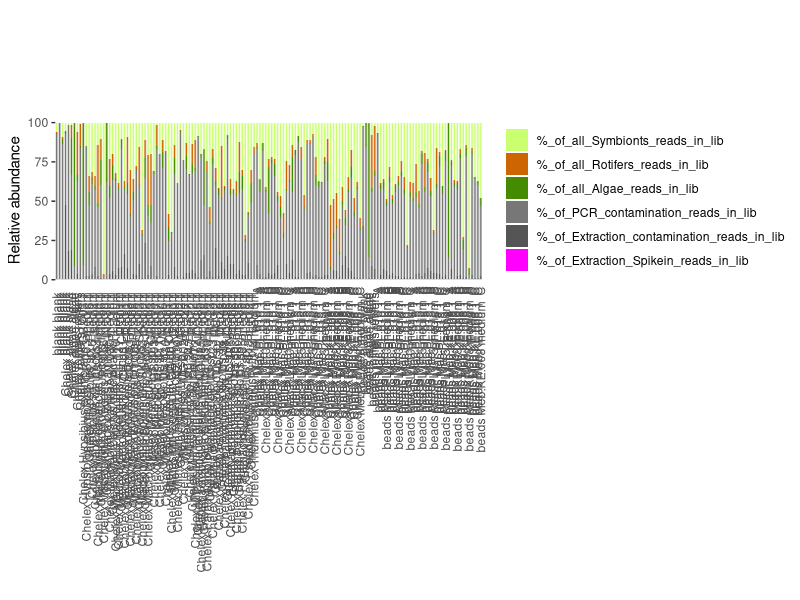

The R source for this figure:
library(reshape2)
library(ggplot2)

samples<- read.csv("../EXPERIMENT1/SAMPLES_EXPERIMENT1.csv",sep="\t", header=T)
Statistic_table<- read.csv("../EXPERIMENT1/RENAMED/Results/Statistics_table.txt",sep="\t",header=T,row.names=1)

percentages<-Statistic_table[c(12,22,21,13,14,17),  ] 
melted<-melt(t(percentages))

melted$REPLICATE<-t( samples[1, paste0(melted[,1])])


melted$EXTRACTION<-t( samples[2, paste0(melted[,1])])
melted$EXTRACTION[melted$EXTRACTION=="Chelex"]<-"1.Chelex"
melted$EXTRACTION[melted$EXTRACTION=="beads"]<-"2.SPRIbeads"
melted$SPECIES<-t( samples[3, paste0(melted[,1])])
melted$BLANK_TYPE<-t( samples[4, paste0(melted[,1])])
melted$N<-t( samples[5, paste0(melted[,1])])
melted$WASHED<-t( samples[6, paste0(melted[,1])])
melted$EXPERIMENT<-t( samples[9, paste0(melted[,1])])
melted$GENUS<-t( samples[10, paste0(melted[,1])])
melted$SAMPLE_NAME<-t( samples[11, paste0(melted[,1])])
melted$BLANK_TYPE[melted$BLANK_TYPE=="blank"]<-"0.blank"
melted$BLANK_TYPE[melted$BLANK_TYPE=="ludwik"]<-"1.ludwik"
melted$BLANK_TYPE[melted$BLANK_TYPE=="zywiec"]<-"1.zywiec"
melted$BLANK_TYPE[melted$BLANK_TYPE=="algae"]<-"2.algae"
melted$BLANK_TYPE[melted$BLANK_TYPE=="rotifers"]<-"3.algae"
melted$BLANK_TYPE[melted$BLANK_TYPE==""]<-"4.not_blank"
melted$SAMPLE<-melted[,1]
melted$WITH_REPLICATES<-melted$REPLICATE %in% c("A","B","C")
melted$NAME<-paste(melted$EXTRACTION, melted$SPECIES,melted$REPLICATE,melted$N)



COLORS<-c("darkolivegreen1","darkorange3","chartreuse4","#777777","#555555","#ff00ff")

THEME<-theme(panel.margin=unit(c(0), "lines"),  axis.ticks.x=element_blank(), panel.grid.major=element_blank(),panel.grid.minor=element_blank(),panel.border=element_rect(colour = "#ffffff", fill=NA, size=0.5), strip.background = element_blank(),axis.text.x = element_text(angle = 90, vjust = 0.5, hjust=1),strip.text   = element_text(size=0),legend.title=element_blank() )



dev.new()
svg("EXPERIMENT_1_contamination_plot.svg",width=20,height=9)

ggplot( melted, aes(x=SAMPLE_NAME,y=value,fill=Var2) )+geom_bar(stat="identity",position="stack", width=2)+ theme(panel.border = element_blank() ,panel.background = element_blank() )+facet_grid(~EXTRACTION+WITH_REPLICATES+BLANK_TYPE+GENUS+SPECIES+REPLICATE+N+SAMPLE, scales = "free", space = "free")+THEME+ scale_y_continuous(limits = c(0,101), expand = c(0, 0))+scale_fill_manual(values=COLORS)+xlab("")+ylab("Relative abundance")
dev.off()


